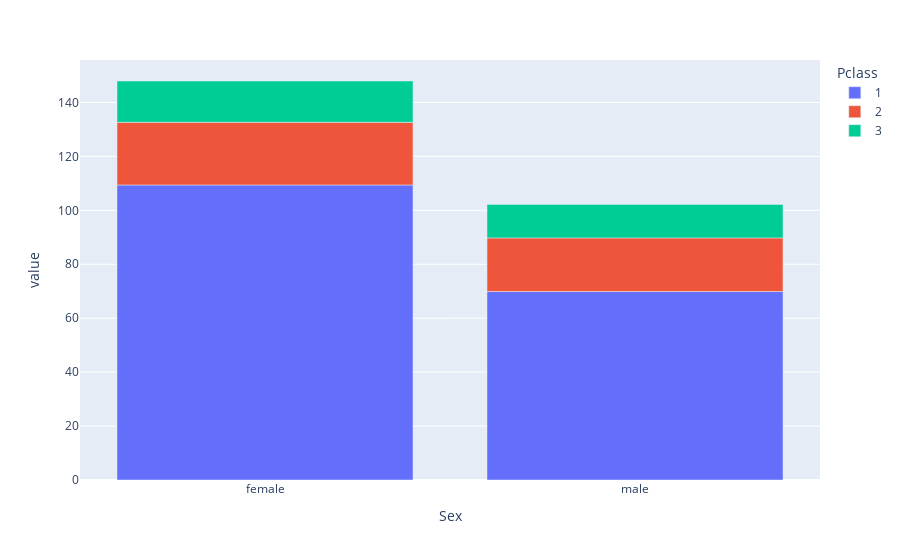

Notebook code cell kept with this figure:
### Markdown cell above
It's always interesting to observe the way the world was back then and compare it to now. I was interested below to see what the fare differences were by both class and sex.

### Code cell
classBySex=entire_df.groupby(['Sex', 'Pclass'])['Fare'].mean().unstack()
fig = px.bar(classBySex)
fig.show()
classBySex

### Figure 1 — Plotly figure (JSON) as saved in the notebook; plotly's stock layout.template omitted (floating-point values rounded to 4 significant figures)
{"data": [{"alignmentgroup": "True", "hovertemplate": "Pclass=1<br>Sex=%{x}<br>value=%{y}<extra></extra>", "legendgroup": "1", "marker": {"color": "#636efa", "pattern": {"shape": ""}}, "name": "1", "offsetgroup": "1", "orientation": "v", "showlegend": true, "textposition": "auto", "type": "bar", "x": ["female", "male"], "xaxis": "x", "y": [109.4, 69.89], "yaxis": "y"}, {"alignmentgroup": "True", "hovertemplate": "Pclass=2<br>Sex=%{x}<br>value=%{y}<extra></extra>", "legendgroup": "2", "marker": {"color": "#EF553B", "pattern": {"shape": ""}}, "name": "2", "offsetgroup": "2", "orientation": "v", "showlegend": true, "textposition": "auto", "type": "bar", "x": ["female", "male"], "xaxis": "x", "y": [23.23, 19.9], "yaxis": "y"}, {"alignmentgroup": "True", "hovertemplate": "Pclass=3<br>Sex=%{x}<br>value=%{y}<extra></extra>", "legendgroup": "3", "marker": {"color": "#00cc96", "pattern": {"shape": ""}}, "name": "3", "offsetgroup": "3", "orientation": "v", "showlegend": true, "textposition": "auto", "type": "bar", "x": ["female", "male"], "xaxis": "x", "y": [15.32, 12.42], "yaxis": "y"}], "layout": {"barmode": "relative", "legend": {"title": {"text": "Pclass"}, "tracegroupgap": 0}, "margin": {"t": 60}, "xaxis": {"anchor": "y", "domain": [0, 1], "title": {"text": "Sex"}}, "yaxis": {"anchor": "x", "domain": [0, 1], "title": {"text": "value"}}}}
